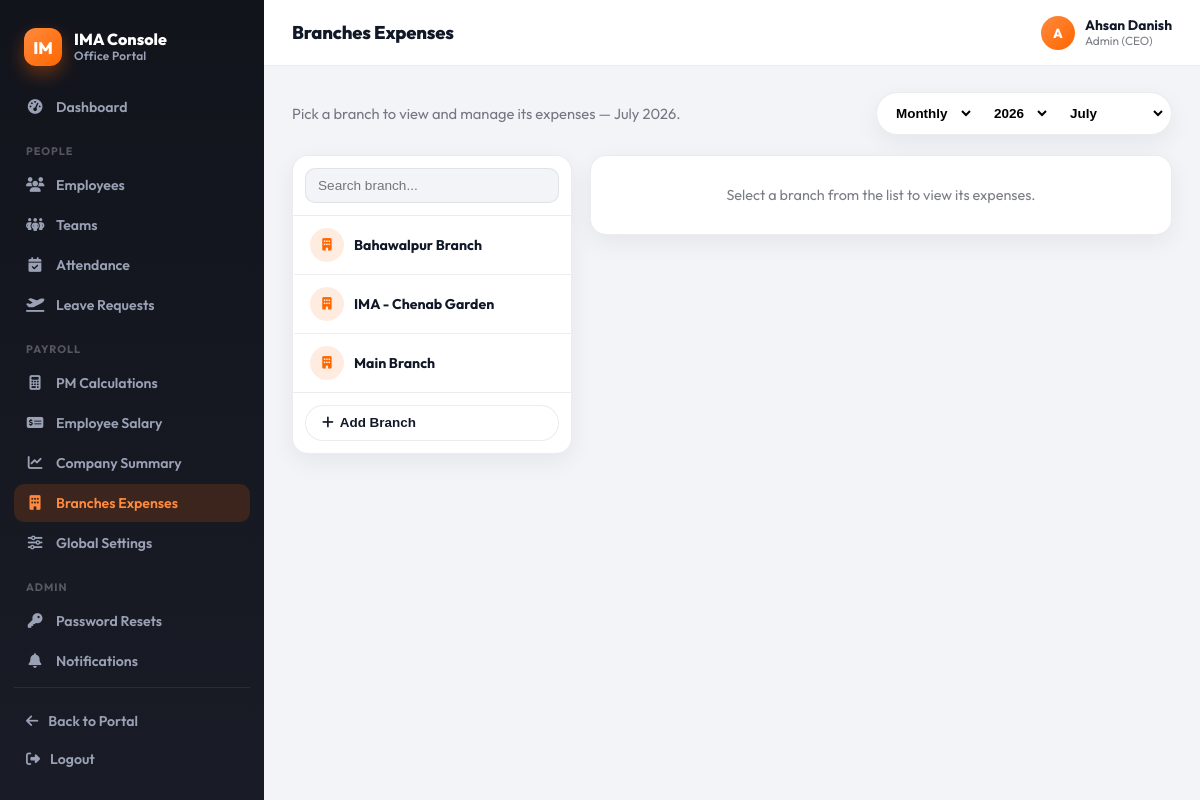
The app's page /console/branch-expenses/ (signed in) with its own data.
### accounts/models.py (models this page shows, shortened)
class Employee(AbstractBaseUser, PermissionsMixin):
    cnic = models.CharField(max_length=13, unique=True, validators=[cnic_validator])
    email = models.EmailField(unique=True, validators=[email_validator])
    full_name = models.CharField(max_length=120, blank=True, null=True, validators=[alpha_spaces])
    fathers_name = models.CharField(max_length=120, blank=True, null=True, validators=[alpha_spaces])
    date_of_birth = models.DateField(blank=True, null=True)
    gender = models.CharField(max_length=10, choices=[('male','Male'),('female','Female'),('other','Other'),('na','Prefer not to say')], blank=True, null=True)
    marital_status = models.CharField(max_length=10, choices=[('single','Single'),('married','Married'),('divorced','Divorced'),('widowed','Widowed')], blank=True, null=True)
    contact_number = models.CharField(max_length=14, blank=True, null=True)
    residential_address = models.TextField(max_length=250, blank=True, null=True)
    date_of_joining = models.DateField(blank=True, null=True)
    reporting_manager_name = models.CharField(max_length=120, blank=True, null=True, validators=[alpha_spaces])
    department = models.CharField(max_length=10, choices=[('HR','HR'),('IT','IT'),('FIN','Finance'),('OPS','Operations'),('SALES','Sales'),('OTHER','Other')], blank=True, null=True)
    designation = models.CharField(max_length=120, blank=True, null=True)
    employment_type = models.CharField(max_length=2, choices=[('FT','Full-time'),('PT','Part-time'),('CT','Contract'),('IN','Internship')], blank=True, null=True)
    employee_code = models.CharField(max_length=20, unique=True, blank=True, null=True)
    profile_picture = models.ImageField(upload_to=profile_picture_path, validators=[], blank=True, null=True)
    cnic_front = models.ImageField(upload_to=cnic_front_path, validators=[], blank=True, null=True)
    cnic_back = models.ImageField(upload_to=cnic_back_path, validators=[], blank=True, null=True)
    degree_certificate = models.FileField(upload_to=degree_path, validators=[], blank=True, null=True)
    father_cnic = models.ImageField(upload_to=father_cnic_path, validators=[], blank=True, null=True)
    emergency_contact_name = models.CharField(max_length=120, blank=True, null=True)
    emergency_relationship = models.CharField(max_length=10, choices=[('father','Father'),('mother','Mother'),('spouse','Spouse'),('sibling','Sibling'),('friend','Friend'),('other','Other')], blank=True, null=True)
    emergency_contact_number = models.CharField(max_length=14, blank=True, null=True)
    emergency_contact_address = models.TextField(blank=True, null=True)
    blood_group = models.CharField(max_length=3, choices=[('A+','A+'),('A-','A-'),('B+','B+'),('B-','B-'),('O+','O+'),('O-','O-'),('AB+','AB+'),('AB-','AB-')], blank=True, null=True)
    previous_employer = models.TextField(blank=True, null=True)
    special_skills = models.TextField(blank=True, null=True)
    ROLE_CHOICES = [
        ('employee', 'Employee'),
        ('pm', 'Project Manager'),
        ('admin', 'Admin (CEO)'),   # 🔹 added Admin role
    ]
    role = models.CharField(
        max_length=20,
        choices=ROLE_CHOICES,
        default='employee',
        help_text="Role of the employee. Default is 'Employee'."
    )
    is_staff = models.BooleanField(default=False)
    is_active = models.BooleanField(default=False)
    date_joined = models.DateTimeField(auto_now_add=True)
    objects = EmployeeManager()
    USERNAME_FIELD = 'cnic'
    REQUIRED_FIELDS = ['email']
    class Media:
        css = {"all": ("css/admin/accounts.css",)}

### payroll/models.py (models this page shows, shortened)
class Branch(models.Model):
    name = models.CharField(max_length=150, unique=True)
    created_at = models.DateTimeField(auto_now_add=True)
    class Meta:
        ordering = ["name"]

### console/views.py (the view, shortened to what this page needs)
# urls.py: path("branch-expenses/", views.branch_expenses_view, name="branch_expenses"),
@login_required
@role_required("admin")
def branch_expenses_view(request):
    today = timezone.localdate()
    period = request.GET.get("period", "month")
    year = int(request.GET.get("year", today.year))
    month = int(request.GET.get("month", today.month))
    branches = Branch.objects.all()
    selected_branch_id = request.GET.get("branch")
    selected_branch = None
    if selected_branch_id:
        selected_branch = get_object_or_404(branches, pk=selected_branch_id)
    expenses = BranchExpense.objects.none()
    fixed_expenses = FixedExpense.objects.filter(is_active=True)
    total_expenses_pkr = Decimal("0.00")
    for exp in expenses:
        total_expenses_pkr += exp.amount_pkr or Decimal("0.00")
    fixed_total = Decimal("0.00")
    for fx in fixed_expenses.filter(expense_type="fixed"):
        fixed_total += fx.amount_pkr or Decimal("0.00")
    fixed_paid = Decimal("0.00")
    for exp in expenses:
        if exp.fixed_expense_id:
            fixed_paid += exp.amount_pkr or Decimal("0.00")
    need_to_pay = fixed_total - fixed_paid
    if need_to_pay < 0:
        need_to_pay = Decimal("0.00")
    paid_by_users = Employee.objects.filter(role__in=["pm", "admin"]).order_by("full_name", "email")
    months = _month_options()
    context = {
        "title": "Branches Expenses",
        "branches": branches,
        "selected_branch": selected_branch,
        "expenses": expenses.select_related("paid_by", "fixed_expense").order_by("-paid_date", "-created_at"),
        "fixed_expenses": fixed_expenses,
        "paid_by_users": paid_by_users,
        "current_user_id": request.user.id,
        "period": period,
        "year": year,
        "month": month,
        "year_options": _year_options(today),
        "months": months,
        "summary": {
            "total_expenses_pkr": total_expenses_pkr,
            "paid_expenses_pkr": total_expenses_pkr,
            "need_to_pay_pkr": need_to_pay,
        },
        "current_month_label": (
            f"{dict(months).get(month, month)} {year}" if period == "month" else str(year)
        ),
        "today": today,
    }
    return render(request, "console/branch_expenses.html", context)

### console/views.py (called while the page is built)
def _month_options():
    return [
        (1, "January"), (2, "February"), (3, "March"), (4, "April"),
        (5, "May"), (6, "June"), (7, "July"), (8, "August"),
        (9, "September"), (10, "October"), (11, "November"), (12, "December"),
    ]

def _year_options(today):
    current_year = today.year
    return list(range(current_year - 4, current_year + 1))

### console/templates/console/branch_expenses.html (shortened to what this page needs)
{% extends "console/base.html" %}
{% load humanize %}
{% block page_title %}Branches Expenses{% endblock %}
{% block content %}
<div class="cn-commandbar">
  <p class="cn-page-lede" style="margin:0;">Pick a branch to view and manage its expenses — {{ current_month_label }}.</p>
  <form class="period-group" method="get" action="{% url 'console:branch_expenses' %}">
    <select name="period" onchange="this.form.submit()">
      <option value="month" {% if period == "month" %}selected{% endif %}>Monthly</option>
    </select>
    <select name="year" onchange="this.form.submit()">
      {% for y in year_options %}<option value="{{ y }}" {% if y == year %}selected{% endif %}>{{ y }}</option>{% endfor %}
    </select>
    <select name="month" {% if period == "year" %}disabled{% endif %} onchange="this.form.submit()">
      {% for m, label in months %}<option value="{{ m }}" {% if m == month %}selected{% endif %}>{{ label }}</option>{% endfor %}
    </select>
  </form>
</div>
<div class="cn-split">
  <aside class="cn-split-nav">
    <div class="search-box">
      <input type="text" id="branch-filter-input" placeholder="Search branch..." oninput="filterEntityList(this, 'branch-entity-list')">
    </div>
    <div class="cn-entity-list" id="branch-entity-list">
      {% for branch in branches %}
        <a class="cn-entity-item {% if selected_branch and branch.id == selected_branch.id %}active{% endif %}" data-search="{{ branch.name|lower }}"
           href="?branch={{ branch.id }}&period={{ period }}&year={{ year }}&month={{ month }}">
          <span class="cn-avatar"><i class="fa-solid fa-building"></i></span>
          {{ branch.name }}
        </a>
      {% empty %}
        <div class="cn-empty">No branches yet.</div>
      {% endfor %}
    </div>
    <div style="padding:12px;border-top:1px solid var(--cn-border);">
      <button class="cn-btn" style="width:100%;" type="button" onclick="openModal('branch-modal')"><i class="fa-solid fa-plus"></i> Add Branch</button>
    </div>
  </aside>
  <div class="cn-split-main">
    {% if selected_branch %}
      <div class="cn-toolbar" style="margin-bottom:18px;">
        <h3 style="margin:0;font-size:1.05rem;">{{ selected_branch.name }}</h3>
        <div class="spacer"></div>
        <div class="cn-action-group">
          <button class="cn-btn" type="button" onclick="openModal('edit-branch-modal')">Rename</button>
          <button class="cn-btn danger" type="button" onclick="openModal('delete-branch-modal')">Delete</button>
          <button class="cn-btn" type="button" onclick="openModal('fixed-modal')">Add Fixed Expense</button>
          <button class="cn-btn primary" type="button" onclick="openModal('expense-modal')">Pay Expense</button>
        </div>
      </div>
      <div class="cn-kpi-grid">
        <div class="cn-kpi-tile c5">
          <div class="icon"><i class="fa-solid fa-receipt"></i></div>
          <div class="label">Total Expenses</div>
          <div class="value">PKR {{ summary.total_expenses_pkr|floatformat:0|intcomma }}</div>
        </div>
        <div class="cn-kpi-tile c3">
          <div class="icon"><i class="fa-solid fa-circle-check"></i></div>
          <div class="label">Paid Expenses</div>
          <div class="value">PKR {{ summary.paid_expenses_pkr|floatformat:0|intcomma }}</div>
        </div>
        <div class="cn-kpi-tile c1">
          <div class="icon"><i class="fa-solid fa-triangle-exclamation"></i></div>
          <div class="label">Need To Pay</div>
          <div class="value">PKR {{ summary.need_to_pay_pkr|floatformat:0|intcomma }}</div>
        </div>
      </div>
      <div class="cn-card">
        <div class="cn-card-header"><h3>Expenses Details</h3><span class="cn-badge neutral">{{ expenses|length }} entries</span></div>
        <div class="cn-table-wrap">
          <table class="cn-table">
            <thead><tr><th>Date</th><th>Note</th><th>Amount</th><th>Paid By</th><th>Fixed Expense</th><th>Actions</th></tr></thead>
            <tbody>
              {% for exp in expenses %}
                <tr>
                  <td>{{ exp.paid_date }}</td>
                  <td>{{ exp.note }}</td>
                  <td>PKR {{ exp.amount_pkr|floatformat:0|intcomma }}</td>
                  <td>{{ exp.paid_by.full_name|default:exp.paid_by.email|default:"-" }}</td>
                  <td>{{ exp.fixed_expense.name|default:"-" }}</td>
                  <td>
                    <div class="cn-action-group">
                      <button class="cn-icon-btn" type="button" onclick="openEditExpense(this)"
                        data-id="{{ exp.id }}" data-note="{{ exp.note|escape }}" data-amount="{{ exp.amount_pkr }}"
                        data-date="{{ exp.paid_date }}" data-paidby="{{ exp.paid_by_id|default_if_none:'' }}"
                        data-fixed="{{ exp.fixed_expense_id|default_if_none:'' }}"><i class="fa-solid fa-pen"></i></button>
                      <button class="cn-icon-btn danger" type="button" onclick="openDeleteExpense(this)" data-id="{{ exp.id }}"><i class="fa-solid fa-trash"></i></button>
                    </div>
                  </td>
                </tr>
              {% empty %}
                <tr><td colspan="6" class="cn-empty">No expenses found for this branch.</td></tr>
              {% endfor %}
            </tbody>
          </table>
        </div>
      </div>
    {% else %}
      <div class="cn-card cn-empty">Select a branch from the list to view its expenses.</div>
    {% endif %}
  </div>
</div>
{% endblock %}

### console/templates/console/base.html (shortened to what this page needs)
{% load static %}
<!DOCTYPE html>
<html lang="en">
<head>
  <link rel="stylesheet" href="https://cdnjs.cloudflare.com/ajax/libs/font-awesome/6.4.0/css/all.min.css">
  <link rel="stylesheet" href="{% static 'console/css/console.css' %}">
</head>
<body class="console-body">
  <div class="console-shell">
    <aside class="console-sidebar" id="console-sidebar">
      <div class="console-brand">
        <div class="mark">IM</div>
        <div class="text">
          <div class="title">IMA Console</div>
          <div class="subtitle">Office Portal</div>
        </div>
      </div>
      <nav class="console-nav">
        <a href="{% url 'console:dashboard' %}" class="{% if request.resolver_match.url_name == 'dashboard' %}active{% endif %}">
          <i class="fa-solid fa-gauge-high"></i> Dashboard
        </a>
        <div class="console-nav-label">People</div>
        <a href="{% url 'console:employees_list' %}" class="{% if request.resolver_match.url_name == 'employees_list' or request.resolver_match.url_name == 'employee_detail' %}active{% endif %}">
          <i class="fa-solid fa-users"></i> Employees
        </a>
        <a href="{% url 'console:teams_list' %}" class="{% if 'team' in request.resolver_match.url_name %}active{% endif %}">
          <i class="fa-solid fa-people-group"></i> Teams
        </a>
        <a href="{% url 'console:attendance_list' %}" class="{% if 'attendance' in request.resolver_match.url_name %}active{% endif %}">
          <i class="fa-solid fa-calendar-check"></i> Attendance
        </a>
        <a href="{% url 'console:leaves_list' %}" class="{% if 'leave' in request.resolver_match.url_name %}active{% endif %}">
          <i class="fa-solid fa-plane-departure"></i> Leave Requests
        </a>
        <div class="console-nav-label">Payroll</div>
        {% if request.user.role == "admin" %}
        <a href="{% url 'console:pm_calculations' %}" class="{% if request.resolver_match.url_name == 'pm_calculations' %}active{% endif %}">
          <i class="fa-solid fa-calculator"></i> PM Calculations
        </a>
        {% endif %}
        <a href="{% url 'console:employee_salary' %}" class="{% if request.resolver_match.url_name == 'employee_salary' %}active{% endif %}">
          <i class="fa-solid fa-money-check-dollar"></i> Employee Salary
        </a>
        {% if request.user.role == "admin" %}
        <a href="{% url 'console:company_summary' %}" class="{% if request.resolver_match.url_name == 'company_summary' %}active{% endif %}">
          <i class="fa-solid fa-chart-line"></i> Company Summary
        </a>
        <a href="{% url 'console:branch_expenses' %}" class="{% if request.resolver_match.url_name == 'branch_expenses' %}active{% endif %}">
          <i class="fa-solid fa-building"></i> Branches Expenses
        </a>
        <a href="{% url 'console:global_settings' %}" class="{% if request.resolver_match.url_name == 'global_settings' %}active{% endif %}">
          <i class="fa-solid fa-sliders"></i> Global Settings
        </a>
        <div class="console-nav-label">Admin</div>
        <a href="{% url 'console:password_resets_list' %}" class="{% if request.resolver_match.url_name == 'password_resets_list' %}active{% endif %}">
          <i class="fa-solid fa-key"></i> Password Resets
        </a>
        {% endif %}
        <a href="{% url 'console:notifications_list' %}" class="{% if 'notification' in request.resolver_match.url_name %}active{% endif %}">
          <i class="fa-solid fa-bell"></i> Notifications
        </a>
      </nav>
      <div class="console-sidebar-footer">
        <a href="{% url 'dashboard' %}"><i class="fa-solid fa-arrow-left"></i> Back to Portal</a>
        <a href="{% url 'logout' %}"><i class="fa-solid fa-right-from-bracket"></i> Logout</a>
      </div>
    </aside>
    <div class="console-main">
      <header class="console-topbar">
        <div style="display:flex;align-items:center;gap:12px;">
          <h1>{% block page_title %}Console{% endblock %}</h1>
        </div>
        <div class="console-user">
          <div class="avatar">{{ request.user.full_name|default:request.user.email|slice:":1"|upper }}</div>
          <div class="meta">
            <div class="name">{{ request.user.full_name|default:request.user.email }}</div>
            <div class="role">{{ request.user.get_role_display|default:"Superuser" }}</div>
          </div>
        </div>
      </header>
      <div class="console-content">
        {% block content %}{% endblock %}
      </div>
    </div>
  </div>
</body>
</html>

### records on screen
Employee: user.full_name "A", user.full_name "Ahsan Danish", user.role "Admin (CEO)"
Branch: name "Bahawalpur Branch"
Branch: name "IMA - Chenab Garden"
Branch: name "Main Branch"

### other values on screen
{{ current_month_label }} "July 2026"
form field year "2026"
form field month "July"
